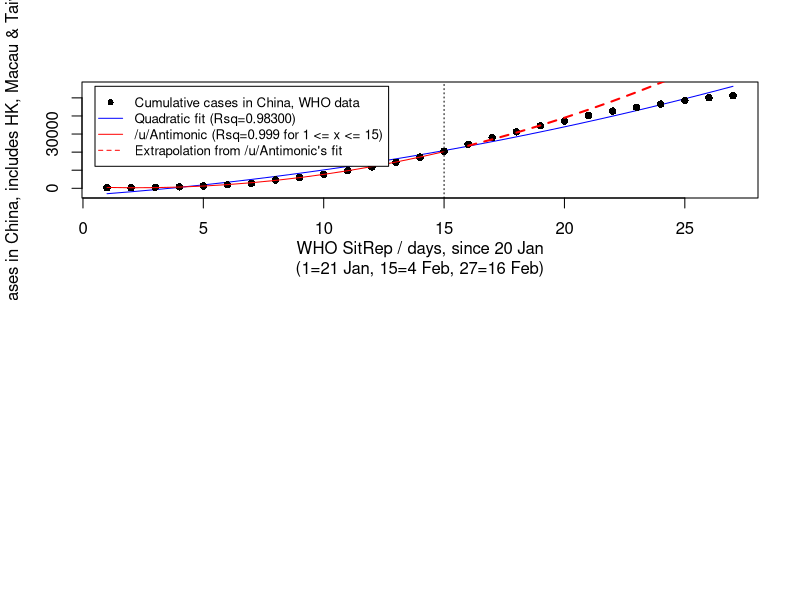
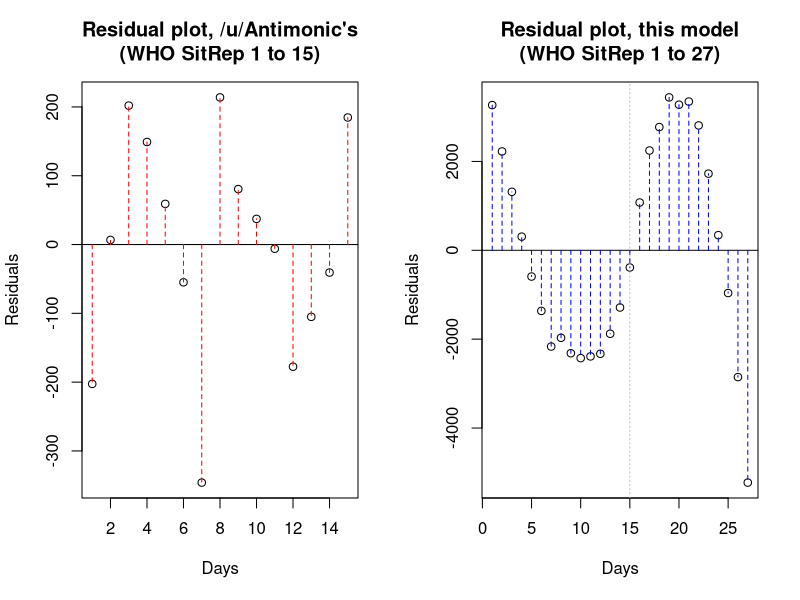
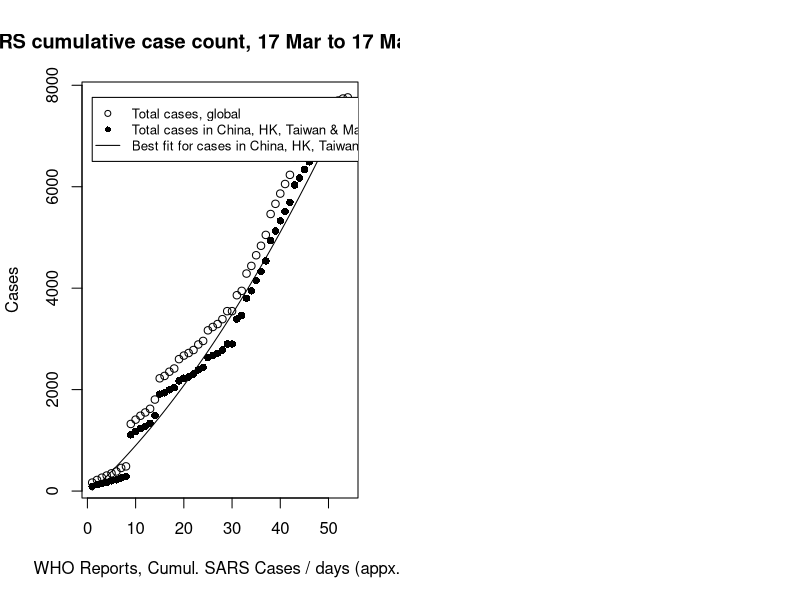

Source code (R) for these figures, in order:
## ---- chunk 1
LAST_UPDATED <- '20 Feb'
LAST_SITREP_DATE <- '16 Feb'
## ---- chunk 2
cases <- c(  # Cases reported from China, including Hong Kong, Taiwan and Macau
    278, 309, 571, 830, 1297,           # 20 - 25 Jan (data for 22nd unavail.)
    1985, 2741, 4593, 5997, 7736,       # 26 - 30 Jan
    9720, 11821, 14411, 17238, 20471,   # 31 - 4 Feb
    24363, 28060, 31211, 34598, 37251,  #  5 - 9 Feb
    40235, 42708, 44730, 46550, 48548,  # 10 - 14 Feb
    50054, 51174 #, 70635
)
fatalities <- c(  # Fatalities reported from China
    6, 6, 17, 25, 41, 
    56, 80, 106, 132, 170, 
    213, 259, 304, 361, 425,
    491, 564, 637, 723, 812,
    909, 1017, 1114, 1368, 1381,
    1524, 1666 #, 1772
)
sar_cases <- c(  # Cases reported from HK, Taiwan and Macau; see details below
    0, 0, 0, 0, 0, 
    10, 17, 22, 23, 25, 
    28, 30, 31, 33, 33, 
    39, 42, 50, 52, 53,
    64, 70, 77, 78, 81,
    84, 84 #, 87
)

numDays <- length(cases)
days <- c(1:numDays)
days2 <- days ^ 2

df <- data.frame(cases, fatalities, sar_cases, days, days2)
## ---- chunk 3
df.anti <- df[1:15, ]
m.anti <- lm(cases ~ days2 + days, data=df.anti)
print(m.anti$coefficients)
## ---- chunk 4
m.anti.rsq <- summary(m.anti)$r.squared
b0.anti <- round(m.anti$coefficients[2], 3)
b1.anti <- round(m.anti$coefficients[3], 3)
b2.anti <- round(m.anti$coefficients[1], 3)
op0.anti <- if(b1.anti < 0) '-' else '+'
op1.anti <- if(b2.anti < 0) '-' else '+'
## ---- chunk 5
m <- lm(cases ~ days2 + days, data=df)
print(m$coefficients)
## ---- chunk 6
m.rsq <- summary(m)$r.squared
b0 <- round(m$coefficients[2], 3)
b1 <- round(m$coefficients[3], 3)
b2 <- round(m$coefficients[1], 3)
op0 <- if(b1 < 0) '-' else '+'
op1 <- if(b2 < 0) '-' else '+'
## ---- chunk 7
par(mfrow=c(2, 1))
## ---- chunk 8
# Plot our model
coefs <- m$coefficients
plot(days, 
     coefs[1] + days2 * coefs[2] + days * coefs[3],
     type='l', lty=1, lwd=1, col='blue',
     xlab=sprintf('WHO SitRep / days, since 20 Jan\n(1=21 Jan, 15=4 Feb, %d=%s)',
                  length(cases),
                  LAST_SITREP_DATE),
     ylab='cases in China, includes HK, Macau & Taiwan')

# Plot WHO data
points(df$days, df$cases, pch=16)

# Plot /u/Antimonic's initial model
coefs.anti <- m.anti$coefficients
lines(df.anti$days, 
      coefs.anti[1] + df.anti$days2 * coefs.anti[2] + df.anti$days * coefs.anti[3],
      lty=1, lwd=1, col='red')

# Plot /u/Antimonic's model, extrapolated
abline(v=15, lty=3)  # Mark day 15
anti.xtradays <- c(16:length(df$days))
lines(anti.xtradays,
      anti.xtradays ^ 2 * m.anti$coefficients[2] +
          anti.xtradays * m.anti$coefficients[3] +
          m.anti$coefficients[1],
      lty=2, lwd=2, col='red')

# Plot legend
legendYcoord <- coefs[1] + numDays ^ 2 * coefs[2] + numDays * coefs[3]
legend(x=0.5, y=legendYcoord, 
       legend=c("Cumulative cases in China, WHO data", 
                sprintf('Quadratic fit (Rsq=%.5f)', m.rsq),
                sprintf('/u/Antimonic (Rsq=%.3f for 1 <= x <= 15)', m.anti.rsq),
                "Extrapolation from /u/Antimonic's fit"),
       pch=c(16, -1, -1, -1),
       lty=c(0, 1, 1, 2),
       lwd=c(0, 1, 1, 1), 
       col=c('black', 'blue', 'red', 'red'),
       cex=0.8)
## ---- chunk 9
par(mfrow=c(1, 2))

plot(m.anti$residuals, ylab='Residuals', xlab='Days')
title("Residual plot, /u/Antimonic's\n(WHO SitRep 1 to 15)")
abline(h=0)
segments(y0=0,
         y1=m.anti$residuals,
         x0=df.anti$days, 
         lty=2, 
         col='red')

plot(m$residuals, ylab='Residuals', xlab='Days')
title(sprintf("Residual plot, this model\n(WHO SitRep 1 to %d)", length(days)))
abline(h=0)
abline(v=15, lty=3, col='gray')
segments(y0=0,
         y1=m$residuals,
         x0=df$days, 
         lty=2, 
         col='blue')
## ---- chunk 10
sarsDays <- 54
df.sars <- read.csv('sars-cases.csv', nrows=sarsDays, header=T)
df.sars$chinaTotal <- as.numeric(df.sars$sarCount) + as.numeric(df.sars$chinaCount)
str(df.sars)  # sarCount is for cases reported in Hong Kong, Taiwan and Macau

df.sars$days <- c(1:sarsDays)
df.sars$days2 <- c(1:sarsDays) ^ 2

m.sars <- lm(chinaTotal ~ days2 + days, data=df.sars)
## ---- chunk 11
coefs.sars = m.sars$coefficients

plot(c(1:sarsDays), df.sars$totalCount, 
     pch=1,
     xlab='WHO Reports, Cumul. SARS Cases / days (appx.)', 
     ylab='Cases')
title('SARS cumulative case count, 17 Mar to 17 May 2003')

points(df.sars$days, df.sars$chinaTotal, pch=16)

lines(df.sars$days, 
      df.sars$days2 * coefs.sars[2] +
          df.sars$days * coefs.sars[3] + 
          coefs.sars[1],
      lty=1, lwd=1)

legend(1, df.sars$totalCount[length(df.sars$totalCount)], 
       legend=c('Total cases, global', 
                'Total cases in China, HK, Taiwan & Macau',
                'Best fit for cases in China, HK, Taiwan & Macau'),
       lty=c(-1, -1, 1),
       pch=c(1, 16, -1),
       cex=0.8)
